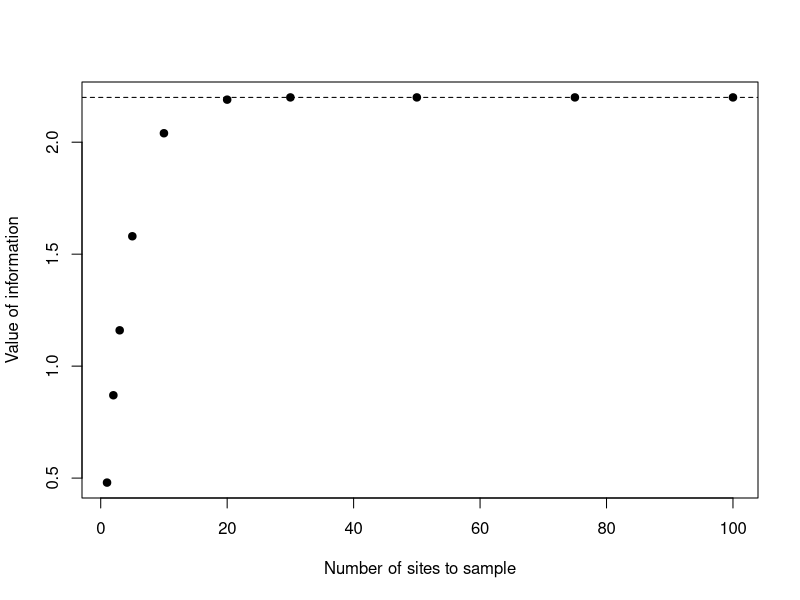

Generate this figure with R:
## ----unnamed-chunk-1---- ##
#install.packages("msm")
#install.packages("MDPtoolbox")
 
 
 
## ----unnamed-chunk-2---- ##
lambda <- 10 
brks<-c(0,8,11,20,1000)
outcomes<-rpois(50000,lambda)
states<- cut(x=outcomes,
    breaks= brks,
    labels=c("0-8","8-11","11-20","20+"),
    include.lowest=TRUE)
counts<- table(states)
probs<- prop.table(counts)
probs
 
 
 
## ----unnamed-chunk-3---- ##
values<-c(10,15,21,23)
weightedValues<- values*probs
# EXPECTED VALUE WITH PERFECT INFORMATION
ev<- sum(weightedValues) 
 
 
 
## ----unnamed-chunk-4---- ##
# prior probability of presence 
priorPresent<- 0.5 
#prior probability of absence 
priorAbsent<- 1- priorPresent 
 
 
 
## ----unnamed-chunk-5---- ##
#probability of detection given presence 
detectionProbability<-0.8 
#probability not detection given absence  (no false positives)
nonDetecionProbability <-1 
 
 
 
## ----unnamed-chunk-6---- ##
# PROBABILITY OF DETECTION GIVEN PRESENT
detections<- rbinom(500000,1,detectionProbability)
counts<- table(detections)
probs<- prop.table(counts)
probs[1] # Present and not detected
probs[2] # Present and detected
 
 
 
## ----unnamed-chunk-7---- ##
post<-probs[1]*priorPresent/
    (probs[1]*priorPresent + nonDetecionProbability*priorAbsent) 
post 
 
 
 
## ----unnamed-chunk-8---- ##
post<-nonDetecionProbability*priorAbsent/
    (probs[1]*priorPresent + nonDetecionProbability*priorAbsent) 
post 
 
 
 
## ----unnamed-chunk-9---- ##
Z<-matrix(c(0.8,0.2,0,1),
    ncol=2, 
    byrow=TRUE,
    dimnames=list(c("Present","Not present"),
     c("Detected","Not detected")))
Z
 
 
 
## ----unnamed-chunk-10---- ##
p<-matrix(c(0.5,0.5),ncol=2,nrow=2, byrow=TRUE,
    dimnames=list(c("Present","Not present")))
 
 
 
## ----unnamed-chunk-11---- ##
xx<-t(Z) *p
xx/rowSums(xx)
 
 
 
## ----unnamed-chunk-12---- ##
pDetection<-0.23
sites<-c(1,2,3,5,10,20,30,50,75,100)
prob<- c()
for(i in 1:length(sites))
    {
    prob<- c(prob, 
    # proportion of reps with at least 1 site detected
    mean(rbinom(5000,sites[i],pDetection)>=1))
    }
probs<- cbind(sites,prob,1-prob)  
 
 
 
## ----unnamed-chunk-13---- ##
evii<- c(0.48, 0.87, 1.16, 1.58, 2.04, 2.19, 2.20, 2.20, 2.20, 2.20) 
 
 
 
## ----unnamed-chunk-14---- ##
plot(x=sites,y=evii,
    xlab="Number of sites to sample",
    ylab="Value of information",
    pch=19)
abline(h=2.2,lty=2)# Value of perfect information
 
 
 

 
